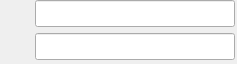
   <widget class="caFrame" name="caFrame_15">
    <property name="geometry">
     <rect>
      <x>750</x>
      <y>778</y>
      <width>237</width>
      <height>64</height>
     </rect>
    </property>
    <widget class="caImage" name="caImage_10">
     <property name="geometry">
      <rect>
       <x>0</x>
       <y>0</y>
       <width>30</width>
       <height>29</height>
      </rect>
     </property>
     <property name="imageCalc">
      <string>A</string>
     </property>
     <property name="filename" stdset="0">
      <string>colorseq.gif</string>
     </property>
     <property name="channel" stdset="0">
      <string>BME1:STAR:2.OFFS</string>
     </property>
    </widget>
    <widget class="caLineEdit" name="caLineEdit_70">
     <property name="geometry">
      <rect>
       <x>35</x>
       <y>0</y>
       <width>200</width>
       <height>27</height>
      </rect>
     </property>
     <property name="alignment">
      <set>Qt::AlignAbsolute|Qt::AlignLeading|Qt::AlignLeft|Qt::AlignVCenter</set>
     </property>
     <property name="channel" stdset="0">
      <string>BME1:STAR:2</string>
     </property>
     <property name="foreground">
      <color>
       <red>0</red>
       <green>0</green>
       <blue>0</blue>
      </color>
     </property>
     <property name="background">
      <color>
       <red>200</red>
       <green>200</green>
       <blue>200</blue>
      </color>
     </property>
     <property name="colorMode">
      <enum>caLineEdit::Static</enum>
     </property>
     <property name="precisionMode">
      <enum>caLineEdit::Channel</enum>
     </property>
     <property name="limitsMode">
      <enum>caLineEdit::Channel</enum>
     </property>
     <property name="maxValue">
      <double>1.000000000000000</double>
     </property>
     <property name="minValue">
      <double>0.000000000000000</double>
     </property>
     <property name="fontScaleMode">
      <enum>caLineEdit::WidthAndHeight</enum>
     </property>
     <property name="formatType">
      <enum>caLineEdit::decimal</enum>
     </property>
    </widget>
    <widget class="caLineEdit" name="caLineEdit_71">
     <property name="geometry">
      <rect>
       <x>35</x>
       <y>33</y>
       <width>200</width>
       <height>27</height>
      </rect>
     </property>
     <property name="alignment">
      <set>Qt::AlignAbsolute|Qt::AlignLeading|Qt::AlignLeft|Qt::AlignVCenter</set>
     </property>
     <property name="channel" stdset="0">
      <string>BME1:STAP:2</string>
     </property>
     <property name="foreground">
      <color>
       <red>0</red>
       <green>0</green>
       <blue>0</blue>
      </color>
     </property>
     <property name="background">
      <color>
       <red>200</red>
       <green>200</green>
       <blue>200</blue>
      </color>
     </property>
     <property name="colorMode">
      <enum>caLineEdit::Static</enum>
     </property>
     <property name="precisionMode">
      <enum>caLineEdit::Channel</enum>
     </property>
     <property name="limitsMode">
      <enum>caLineEdit::Channel</enum>
     </property>
     <property name="maxValue">
      <double>1.000000000000000</double>
     </property>
     <property name="minValue">
      <double>0.000000000000000</double>
     </property>
     <property name="fontScaleMode">
      <enum>caLineEdit::WidthAndHeight</enum>
     </property>
     <property name="formatType">
      <enum>caLineEdit::decimal</enum>
     </property>
    </widget>
    <widget class="caImage" name="caImage_11">
     <property name="geometry">
      <rect>
       <x>0</x>
       <y>33</y>
       <width>30</width>
       <height>29</height>
      </rect>
     </property>
     <property name="imageCalc">
      <string>A</string>
     </property>
     <property name="filename" stdset="0">
      <string>colorseq.gif</string>
     </property>
     <property name="channel" stdset="0">
      <string>BME1:STAP:2.OFFS</string>
     </property>
    </widget>
   </widget>
